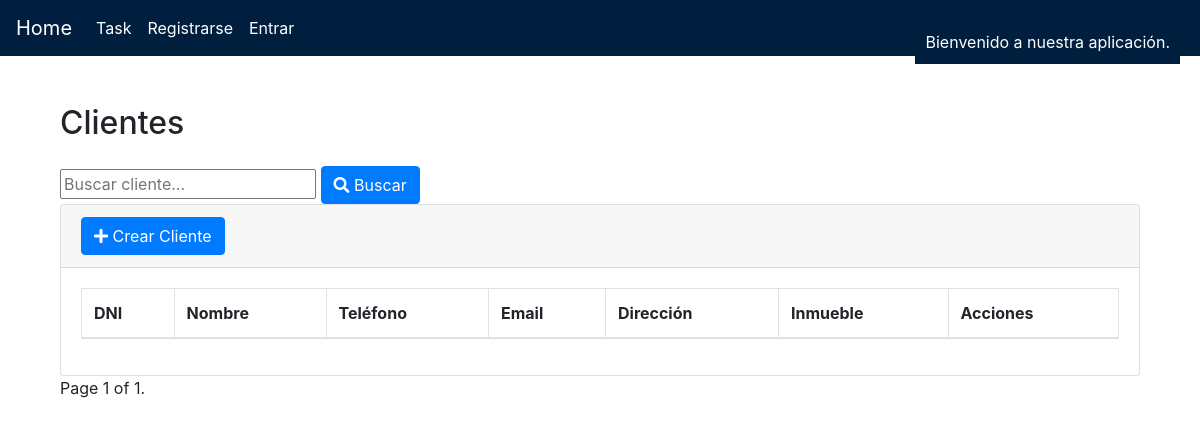
/clientes/, run on an earlier commit of the app's database.
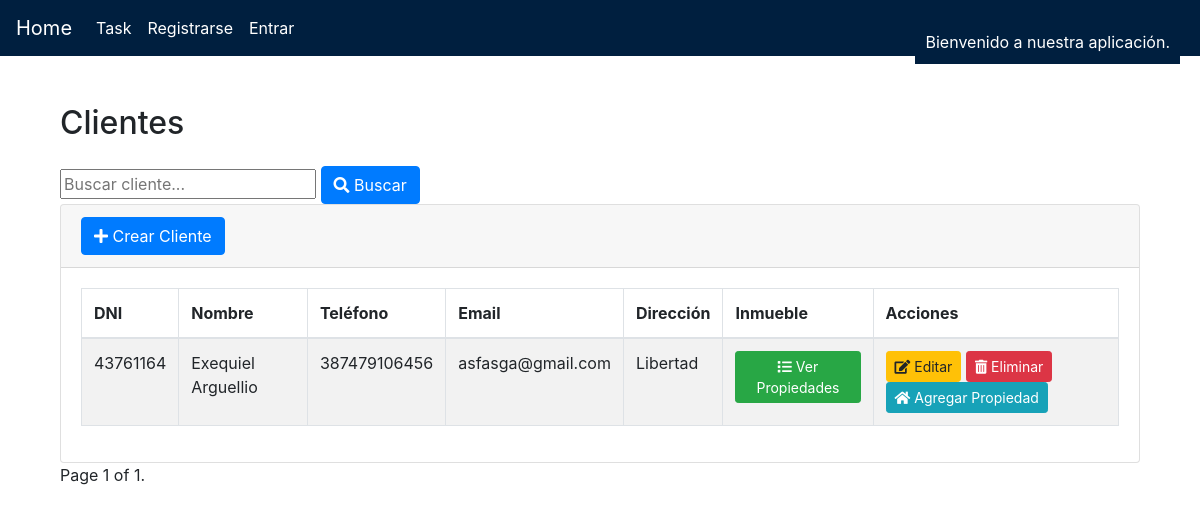
And on a later commit of the database.
### tasks/models.py (models this page shows)
class Cliente(models.Model):
    dni = models.CharField(max_length=50, primary_key=True)
    nombre_cliente = models.CharField(max_length=200)
    tel_cliente = models.CharField(max_length=50)
    email_cliente = models.EmailField()
    direccion_cliente = models.CharField(max_length=300)

### tasks/views.py (the view, shortened to what this page needs)
# urls.py: path('clientes/', views.cliente_list, name='cliente_list'),
def cliente_list(request):
    search_query = request.GET.get('search')
    clientes_list = Cliente.objects.all()
    paginator = Paginator(clientes_list, 2)
    page = request.GET.get('page')
    clientes = paginator.get_page(page)
    form = None
    return render(request, 'clientes.html', {'clientes': clientes, 'form': form})

### tasks/templates/clientes.html (shortened to what this page needs)
{% extends "base.html" %}
{% block content %}
<link href="https://maxcdn.bootstrapcdn.com/bootstrap/4.5.2/css/bootstrap.min.css" rel="stylesheet">
<link rel="stylesheet" href="https://cdnjs.cloudflare.com/ajax/libs/font-awesome/5.15.3/css/all.min.css">
<div class="container mt-5">
    <div class="row">
        <div class="col-md-12">
            <h2 class="mb-4">Clientes</h2>
            <form method="get" action="{% url 'cliente_list' %}">
                <input type="text" name="search" placeholder="Buscar cliente...">
                <button type="submit" class="btn btn-primary"><i class="fas fa-search"></i> Buscar</button>
            </form>
            <div class="card">
                <div class="card-header">
                    <a href="{% url 'cliente_create' %}" class="btn btn-primary"><i class="fas fa-plus"></i> Crear Cliente</a>
                </div>
                <div class="card-body">
                    <table class="table table-striped table-bordered">
                        <thead>
                            <tr>
                                <th>DNI</th>
                                <th>Nombre</th>
                                <th>Teléfono</th>
                                <th>Email</th>
                                <th>Dirección</th>
                                <th>Inmueble</th>
                                <th>Acciones</th>
                            </tr>
                        </thead>
                        <tbody>
                            {% for cliente in clientes %}
                            <tr>
                                <td>{{ cliente.dni }}</td>
                                <td>{{ cliente.nombre_cliente }}</td>
                                <td>{{ cliente.tel_cliente }}</td>
                                <td>{{ cliente.email_cliente }}</td>
                                <td>{{ cliente.direccion_cliente }}</td>
                                <td>
                                    {% if cliente.propiedades_set.exists %}
                                    <a href="{% url 'propiedades_list_by_dni' cliente.dni %}" class="btn btn-sm btn-success"><i class="fas fa-list"></i> Ver Propiedades</a>
                                    {% else %}
                                        No tiene inmueble
                                    {% endif %}
                                </td>
                                <td>
                                    <a href="{% url 'cliente_update' cliente.dni %}" class="btn btn-sm btn-warning"><i class="fas fa-edit"></i> Editar</a>
                                    <a href="{% url 'cliente_delete' cliente.dni %}" class="btn btn-sm btn-danger" onclick="return confirmDelete()"><i class="fas fa-trash-alt"></i> Eliminar</a>
                                    <a href="{% url 'propiedades_list_by_dni' cliente.dni %}" class="btn btn-sm btn-info"><i class="fas fa-home"></i> Agregar Propiedad</a>
                                </td>
                            </tr>
                            {% endfor %}
                        </tbody>
                    </table>
                </div>
            </div>
            <div class="pagination">
                <span class="step-links">
                    <span class="current-page">
                        Page {{ clientes.number }} of {{ clientes.paginator.num_pages }}.
                    </span>
                </span>
            </div>
        </div>
    </div>
</div>
{% endblock %}

What changed in the data, as far as the page shows it:
added Cliente: dni "43761164", nombre_cliente "Exequiel Arguellio", tel_cliente "387479106456", email_cliente "asfasga@gmail.com", direccion_cliente "Libertad", shows "Ver Propiedades"
